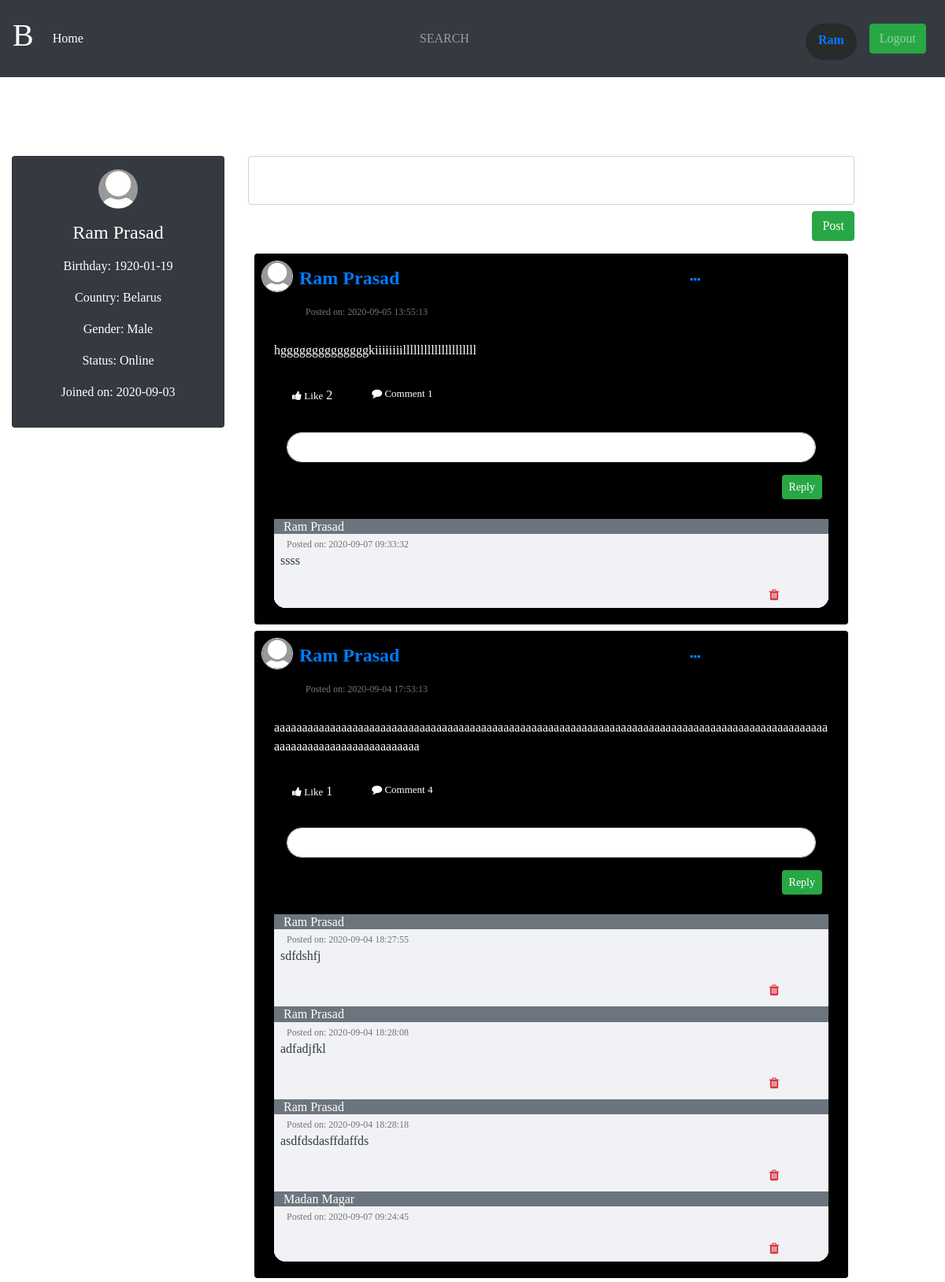
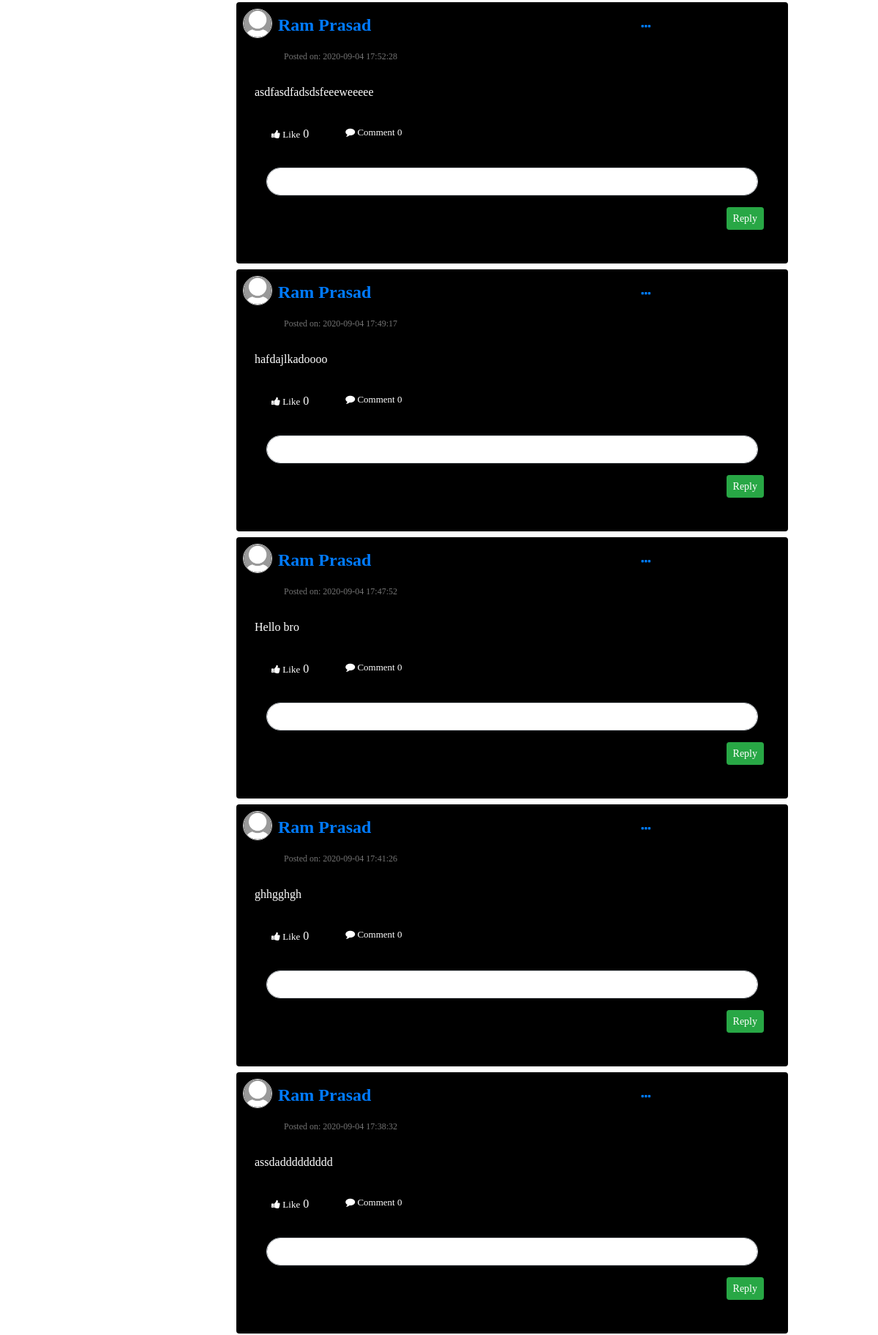
/user/ram (signed in, upper part), run on the app's committed database (2 pictures, top to bottom).
### app/models.py (models this page shows, shortened)
class User(db.Model):
    id = db.Column(db.Integer, primary_key=True)
    username = db.Column(db.String(20), unique=True, nullable=False)
    name = db.Column(db.String(200), nullable=False)
    user_profile = db.Column(db.String(20),nullable=False,default="default.jpg")
    email = db.Column(db.String(50), unique=True, nullable=False)
    password = db.Column(db.String(60), nullable=False)
    dob = db.Column(db.DateTime(), nullable=False)
    nationality = db.Column(db.String(20), nullable=False)
    gender = db.Column(db.String(20), nullable=False)
    acitve = db.Column(db.Boolean(), nullable=False, default=False)
    hashCode = db.Column(db.String(120))
    created_at = db.Column(db.DateTime(), nullable=False,
                           default=datetime.now)
    posts = db.relationship('Posts', backref="user",
                            lazy='dynamic')

class Posts(db.Model):
    id = db.Column(db.Integer, primary_key=True)
    post = db.Column(db.Text, nullable=False)
    likes = db.Column(db.Integer, default=0)
    comments = db.Column(db.Integer, default=0)
    posted_on = db.Column(db.DateTime, default=datetime.now)
    user_id = db.Column(db.Integer, db.ForeignKey('user.id'), nullable=False)
    replies = db.relationship('Replies', backref="posts")

class Replies(db.Model):
    id = db.Column(db.Integer, primary_key=True)
    reply = db.Column(db.Text, nullable=False)
    replied_on = db.Column(db.DateTime, default=datetime.now)
    user_id = db.Column(db.Integer, db.ForeignKey(
        "user.id"))
    post_id = db.Column(db.Integer, db.ForeignKey(
        "posts.id"))

### app/routes.py (the view)
@login_required
@app.route("/user/<username>", methods=["POST", "GET"])
def user_home(username):
    if "user" in session:
        user = session["user"]
        rows = User.query.filter_by(username=username).first()
        date = rows.created_at
        date_created = rows.created_at.strftime("%Y-%m-%d")
        status = rows.acitve
        if status == True:
            status = "Online"
        else:
            status = "Offline"
        user_id = rows.id
        posts = Posts.query.order_by(desc(Posts.posted_on)).all()
        post = Replies.query.order_by(desc(Replies.replied_on)).first()
        image_file = url_for('static', filename="images/" + rows.user_profile)
        replies_all = Replies.query.all()
        users = User.query.all()
        rows = User.query.filter_by(username=username).first()
        if session["user"] == rows.username:
            rows.acitve = 1
        db.session.commit()
        return render_template("users/user_home.html", username=username, users=users, user=user, rows=rows, status=status, posts=posts, replies_all=replies_all, image_file=image_file)
    else:
        flash("Login Required")
        return redirect("/")

### app/routes.py (called while the page is built)
@app.before_request
def clear_trailing():
    rp = request.path
    if rp != '/' and rp.endswith('/'):
        return redirect(rp[:-1])

### app/templates/users/user_home.html (shortened to what this page needs)
{% extends "layout.html" %}
{% block main%}
<div class="container-fluid">
    <div class="row">
        <div class="col-sm-3 col-sm-offset-1 pull-left text-center">
            <div class="form-group card mt-5 bg-dark text-white">
                <div class="card-content m-3">
                    <img class=" text-center rounded-circle profile" src="{{image_file}}" alt="profile">
                    <p class="my-3 h4">{{rows.name}}</p>
                    <p>Birthday: {{rows.dob.strftime("%Y-%m-%d")}}</p>
                    <p>Country: {{rows.nationality}}</p>
                    <p>Gender: {{rows.gender}}</p>
                    <p>Status: {{status}}
                    </p>
                    <p>Joined on: {{rows.created_at.strftime("%Y-%m-%d")}}</p>
                </div>
            </div>
        </div>
        <div class="col-sm-8">
            <div class="form-group mt-5">
                <form class="post">
                    <div class="form-group input_msg_write  mt-3">
                        <div class="input-group">
                            <textarea class="form-control postin" aria-label="With textarea" name="post"
                                style="resize: none;" user_id ="{{rows.id}}"></textarea>
                        </div>
                        <div class="clearfix">
                            <button id="post" class="btn btn-success mt-2 pull-right" type="submit"
                                name="message">Post</button>
                        </div>
                    </div>
                </form>
            </div>
            {% for post in posts%}
            {% if post.user.username == username%}
            <div class="form-group card m-2 text-white " style="background-color:black">
                <section class="post-heading">
                    <div class="row">
                        <div class="col-md-11">
                            <div class="media m-2">
                                <div class="media-left">
                                    <a href="#">
                                        <img class="media-object photo-profile rounded-circle" src="{{image_file}}"
                                            width="40" height="40" alt="...">
                                    </a>
                                </div>
                                <div class="media-body">
                                    <div class="row">
                                        <a href="{{url_for('user_home',username=post.user.username)}}"
                                            class="anchor-username col-sm-9">
                                            <h4 class="media-heading m-2">{{post.user.name}}</h4>
                                        </a>
                                        <a class="nav-link" href="#" id="navbarDropdown" role="button"
                                            data-toggle="dropdown" aria-haspopup="true" aria-expanded="false">
                                            <i class="m-2 fa fa-ellipsis-h"></i>
                                        </a>
                                    </div>
                                    <small class="time_date ml-3">Posted on:
                                        {{post.posted_on.strftime("%Y-%m-%d %H:%M:%S")}}</small>
                                </div>
                            </div>
                        </div>
                    </div>
                </section>
                <div>
                    <div class="card-body mx-1">
                        <section class="post-body " style="font-family:'Arizonia', Helvetica, sans-serif;">
                            <p class="card-text">{{post.post}}</p>
                        </section>
                        <section class="post-footer">
                            <hr>
                            <div class="post-footer-option container">
                                <ul class="list-unstyled m-2">
                                    <li class=""><a class="allbtn likebtn" post_id="{{post.id}}"
                                             style="font-size: small;"><i
                                                class=" fa fa-thumbs-up" style="font-size: small;"
                                                aria-hidden="true"></i> Like</a> <span id="count{{post.id}}">
                                            {{post.likes}}</span></li>
                                    <li><p href="#" style="font-size: small;"><i class="fa fa-comment"
                                                style="font-size: small;"></i> Comment<span class="count">
                                            {{post.comments}}</span></p>
                                            </li>
                                </ul>
                            </div>
                            <div class="form-group mt-2">
                                <form post_id="{{post.id}}" class="reply_btn" method="POST">
                                    <div class="form-group input_msg_write  mt-3">
                                        <div class="input-group">
                                            <textarea post_id="{{post.id}}" class="replyin form-control mx-3 my-2 reply"
                                                aria-label="With textarea"
                                                name="reply" rows="1"
                                                style="word-wrap: break-word;resize:none; border-radius:50px"></textarea>
                                        </div>
                                        <div class="clearfix">
                                            <button
                                                class="btn btn-sm btn-success  mt-2 mr-2 pull-right"
                                                type="submit" name="reply" >Reply</button>
                                        </div>
                                    </div>
                                </form>
                            </div>
                            <hr class="m-2">
                            {% for reply in replies_all%}
                            <div class="bg" style="background-color:#F0F2F5;">
                                <div class="media-body bg-secondary">
                                    {% if reply.posts.id == post.id %}
                                    <a href="#" class="anchor-username ">
                                        <h6 class="media-heading m-1 pl-2 text-white">
                                              {% for usr in users %}
                                              {% if reply.user_id == usr.id%}
                                              {{usr.name}}
                                              {% endif %}
                                              {% endfor %}
                                        </h6>
                                    </a>
                                </div>
                                <small class="time_date ml-3 mt-0">Posted
                                    on: {{reply.replied_on.strftime("%Y-%m-%d %H:%M:%S")}}</small>
                                <p class=" text-md-left ml-2 text-dark">{{reply.reply}}
                                </p>
                                <div class="row">
                                    <div class="col-sm-10 col-sm-offset-1"></div>
                                    <a class="allbtn deletecmt dropdown-item  col-1 "
                                        cmt_id = "{{reply.id}}" id="delete"><i
                                            class="fa fa-trash pl-2 text-danger"></i></a>
                                </div>
                                {% endif %}
                            </div>
                            {% endfor%}
                        </section>
                    </div>
                </div>
            </div>
            {% endif %}
            {% endfor %}
        </div>
    </div>
    {% endblock main%}

### app/templates/layout.html (shortened to what this page needs)
<!DOCTYPE html>
<html lang="en">
    <head>
        <link rel="stylesheet" href="https://stackpath.bootstrapcdn.com/bootstrap/4.3.1/css/bootstrap.min.css"
>
        <link rel="stylesheet" href="https://stackpath.bootstrapcdn.com/font-awesome/4.7.0/css/font-awesome.min.css"
>
        <link rel="stylesheet"
            href="https://cdnjs.cloudflare.com/ajax/libs/font-awesome/4.7.0/css/font-awesome.min.css">
        <link rel="stylesheet" href="{{url_for('static',filename='css/style.css',v=0.35) }}" />
    </head>
    <body>
        <nav class="navbar navbar-expand-sm navbar-dark p-3 bg-dark text-white fixed-top mb-5">
            <a href="#" class="navbar-brand ">
                <h1>B</h1>
            </a>
            {% if user %}
            <div class="collapse navbar-collapse" id="navbarSupportedContent-555">
                <ul class="navbar-nav mr-auto">
                    <li class="nav-item active">
                        <a class="nav-link" href="/user">Home
                        </a>
                    </li>
                </ul>
                <ul class="navbar-nav text-center">
                    <li class="nav-item">
                        <li><a class="nav-link" href="{{url_for('search')}}">SEARCH</a></li>
                    </li>
                </ul>
                <ul class="navbar-nav ml-auto nav-flex-icons">
                    <li class="nav-item avatar mx-2 p-2 mt-2 "
                        style="font-family:'Segoe UI', Tahoma, Geneva, Verdana, sans-serif; text-transform: capitalize;background-color:rgb(41, 42, 42); border-radius:30px;color:rgb(243, 240, 231)">
                        <a href="{{url_for('user_home',username=session['user'])}}"><b class="mx-2">{{session["user"]}}</b></a>
                    </li>
                    <li class="nav-item avatar btn btn-success m-2">
                        <a class="nav-link p-0 " href="/logout">
                            Logout
                        </a>
                    </li>
                </ul>
            </div>
            {% endif %}
        </nav>
        <div  class="form-gap"></div>
        {% block main%}
        {% endblock main %}
    </body>
</html>

### app/static/css/style.css (style rules this page uses)
* { font-family: "Times New Roman", Times, serif; }
html, body { height: 100%; padding-top: 50px; }
.fixed-top { max-height: 100vh; overflow: auto; }
.profile { width: 50px; height: 50px; border-radius: 50%; }
.container { max-width: 1170px; margin: auto; }
.time_date { color: #747474; display: block; font-size: 12px; margin: 8px 0 0; }
.form-gap { padding-top: 70px; }
.bg { background-color: #F0F2F5; border-radius: 15px; }
textarea { width: 250px; min-height: 35px; overflow-y: hidden; }
.post-footer-option li { float: left; margin-right: 50px; padding-bottom: 15px; }
.post-footer-option li a { color: #AFB4BD; font-size: 15px; }
.photo-profile { border: 1px solid #DDD; }
.anchor-username h4 { font-weight: bold; }
@media screen and (min-width: 768px) { body { padding-top: 30px; } }

### data on the page
User: user "Ram", name "Ram Prasad", dob "1920-01-19", nationality "Belarus", gender "Male", created_at "2020-09-03"
Posts: user.name "Ram Prasad", posted_on "2020-09-05 13:55:13", post "hggggggggggggggkiiiiiiiilllllllllllllllllllll", likes "2", comments "1"
Replies: replied_on "2020-09-07 09:33:32", reply "ssss"
Posts: user.name "Ram Prasad", posted_on "2020-09-04 17:53:13", post "aaaaaaaaaaaaaaaaaaaaaaaaaaaaaaaaaaaaaaaaaaaaaaaaaaaaaaaaaaaaaaaaaaaaaaaaaaaaaaaaaaaaaaaaaaaaaaaaaaaaaaaaaaaaaaaaaaaaaaaaaaaaa", likes "1", comments "4"
Replies: replied_on "2020-09-04 18:27:55", reply "sdfdshfj"
Replies: replied_on "2020-09-04 18:28:08", reply "adfadjfkl"
Replies: replied_on "2020-09-04 18:28:18", reply "asdfdsdasffdaffds"
Replies: replied_on "2020-09-07 09:24:45"
User: name "Madan Magar"
Posts: user.name "Ram Prasad", posted_on "2020-09-04 17:52:28", post "asdfasdfadsdsfeeeweeeee", likes "0", comments "0"
Posts: user.name "Ram Prasad", posted_on "2020-09-04 17:49:17", post "hafdajlkadoooo", likes "0", comments "0"
Posts: user.name "Ram Prasad", posted_on "2020-09-04 17:47:52", post "Hello bro", likes "0", comments "0"
Posts: user.name "Ram Prasad", posted_on "2020-09-04 17:41:26", post "ghhgghgh", likes "0", comments "0"
Posts: user.name "Ram Prasad", posted_on "2020-09-04 17:38:32", post "assdaddddddddd", likes "0", comments "0"

### other printed values
{{ status }} "Online"
